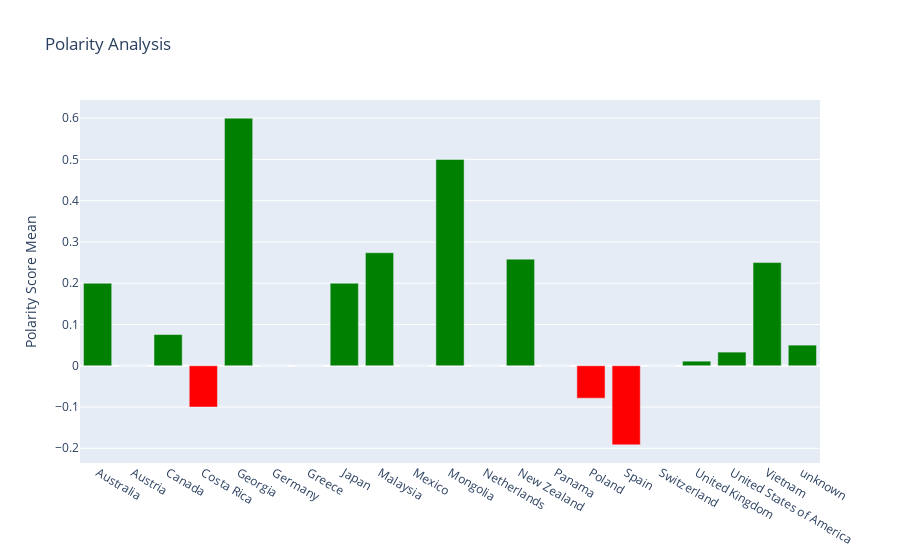

This figure's notebook cell:
### Code cell
'''
Task 2.2: Polarity analysis
        : Find polarity of all tweets
        : Find average of polarity scores for tweets from a same location
        : Plot the results into a visualisation
'''
##Textblob :https://textblob.readthedocs.io/en/dev/
df['polarity_score'] = df['tweet'].apply(lambda x: TextBlob(x).sentiment.polarity)
##Calculating the average of polarity score of tweets from a same location
##For USA locations Only
usa_df = df.groupby(['state_code'], as_index=False)['polarity_score'].mean()
##For whole World
polarity_location_df = df.groupby(['country_from_lat_long','country_code'], as_index=False)['polarity_score'].mean()
# print (polarity_location_df)
colors = list()
for i in polarity_location_df.index:
  score = polarity_location_df['polarity_score'][i]
  if score>0:
    colors.append('green')
  else:
    colors.append('red')

##Plotting the calculated results
fig1 = go.Figure(data=[go.Bar(
    x=polarity_location_df['country_from_lat_long'],
       
    y=polarity_location_df['polarity_score'],
   
    marker_color=colors
)])
fig1.update_layout(title_text='Polarity Analysis', yaxis_title = 'Polarity Score Mean',)

### Polrity : Polarity tells us whether the opinions formed by people about a particular thing is positive, negtaive or neutral ###
### Here you can see from graph that countries like Georgia and Mongolia have extremely high polarity while countries like Spain and Costa Rica have extremely negative polarity values###

### Figure 1 — Plotly figure (JSON) as saved in the notebook; plotly's stock layout.template omitted (floating-point values rounded to 4 significant figures)
{"data": [{"marker": {"color": ["green", "red", "green", "red", "green", "red", "red", "green", "green", "red", "green", "red", "green", "red", "red", "red", "red", "green", "green", "green", "green"]}, "type": "bar", "x": ["Australia", "Austria", "Canada", "Costa Rica", "Georgia", "Germany", "Greece", "Japan", "Malaysia", "Mexico", "Mongolia", "Netherlands", "New Zealand", "Panama", "Poland", "Spain", "Switzerland", "United Kingdom", "United States of America", "Vietnam", "unknown"], "y": [0.2, 0, 0.07569, -0.1, 0.6, 0, 0, 0.2, 0.2738, 0, 0.5, 0, 0.2583, 0, -0.07857, -0.1917, 0, 0.01111, 0.03309, 0.25, 0.05]}], "layout": {"title": {"text": "Polarity Analysis"}, "yaxis": {"title": {"text": "Polarity Score Mean"}}}}
